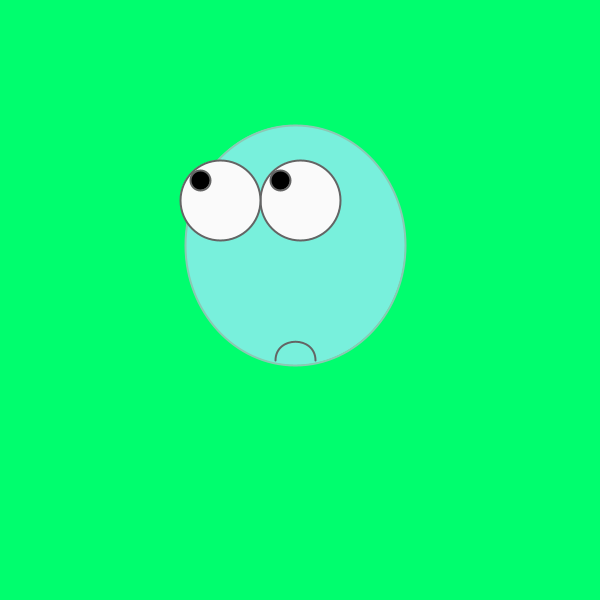
Frame 1 (no input)
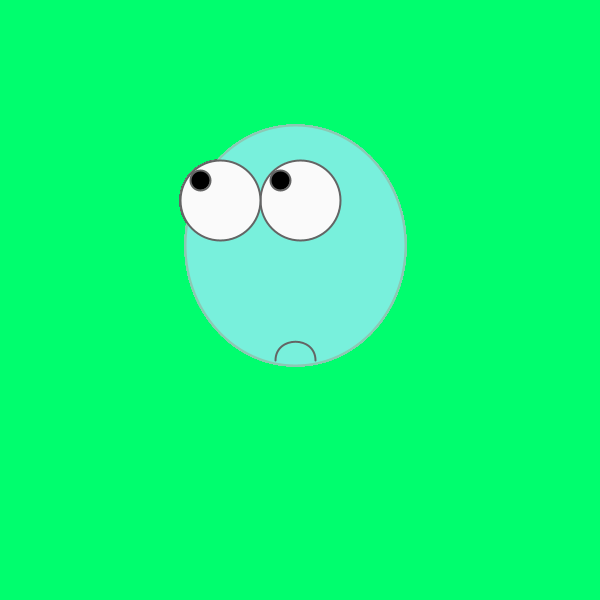
Frame 60 (the mouse pressed at the canvas centre just before this capture)
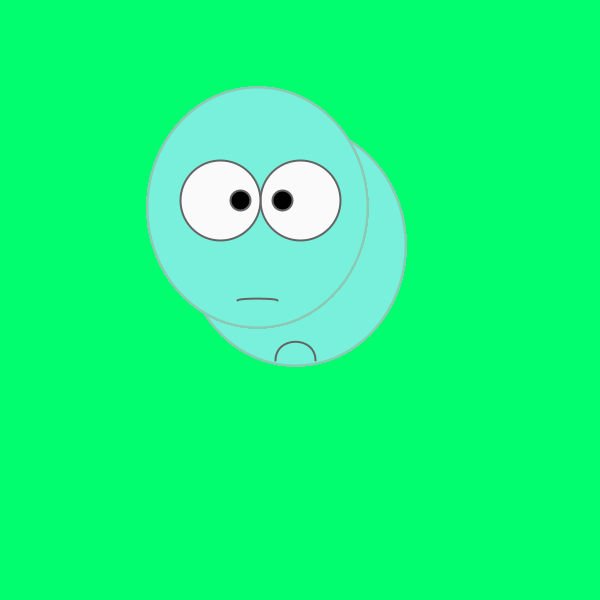
Frame 120 (the mouse held since frame 60 and released just before this capture)

The Processing sketch that drew these frames (run headless with seeded random() and noise(); from frame 60 on, the mouse is pressed at the canvas centre):

// Processing sketch: processing_139941
// ── processing_139941.pde

void setup() {
  size(600, 600);
  background(0, 254, 110);
}

void draw() {
  smooth();
  strokeWeight(2);
  fill(120, 240, 220);
  stroke(140, 200, 180);
  ellipseMode(RADIUS);
  float x = mouseX;
  float y = mouseY;
  ellipse((220+((600-x)/8)), (170+((600-y)/8)), 110, 120);
  fill(250);
  stroke(100);
  ellipse(300, 200, 40, 40);
  ellipse(220, 200, 40, 40);  //eyeball

  smooth();
  fill(0, 0, 0, 0);
  beginShape();
  vertex((200+((600-x)/8)), (240+((600-y)/5)));
  bezierVertex((200+((600-x)/8)), (260+((600-y)/8)), (240+((600-x)/8)), (260+((600-y)/8)), (240+((600-x)/8)), (240+((600-y)/5))); //mouth
  endShape();

  fill(0);
  if (x>280) {
    ellipse((280+(((x-280)/320)*40)), (180+((y/600)*40)), 10, 10);
    ellipse(240, (180+((y/600)*40)), 10, 10);
  } 
  else {
    ellipse(280, (180+((y/600)*40)), 10, 10);
    ellipse((200+((x/280)*40)), (180+((y/600)*40)), 10, 10); //puple
  }
}
